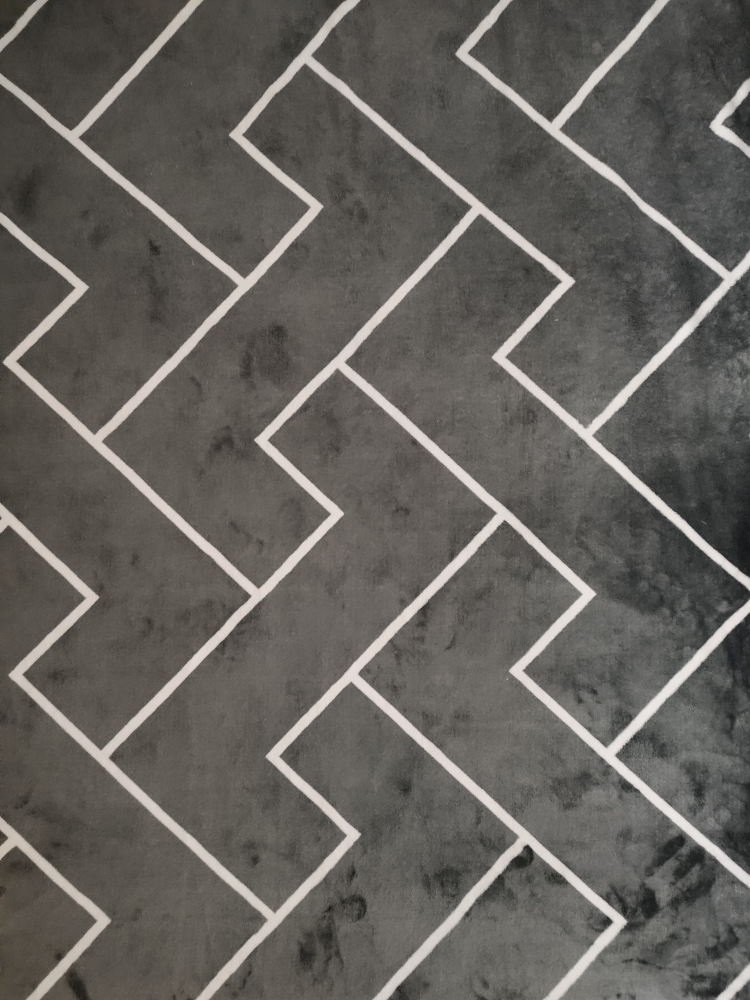
#> input picture 111.jpg, 3000 x 4000 px (shown at 1/4 size)
$ python 'opencv_5边缘检测.py'   (older library calls are emulated)
#> lines starting #> are read from the running program, lines starting #| are printed output that depends on the picture; after the words box and inside, x2 and y2 are one past the last pixel; in counts of white or black regions, pixels touching at a corner belong together
import cv2
import matplotlib.pyplot as plt
import numpy as np
import os
os.environ["CUDA_VISIBLE_DEVICES"] = "-1"
os.environ['TF_CPP_MIN_LOG_LEVEL'] = '2'

#cv图片展示通用代码
def cv_show(name,img):
    cv2.imshow(name, img)
    cv2.waitKey(0)  # 等待时间毫秒级，2000ms,0表示任意键终止
    cv2.destroyAllWindows()
#cv颜色通道转成plt颜色通道
def cv_plt(img):
    b, g, r = cv2.split(img)
    img_plt = cv2.merge([r, g, b])
    return img_plt

# img = cv2.imread('opencv_cat.jpg')
# img_gray = cv2.imread('opencv_cat.jpg',cv2.IMREAD_GRAYSCALE)
img = cv2.imread('111.jpg')
#> img is the input picture: shape (4000, 3000, 3); mean B, G, R 92.9, 97.6, 100.6
img_gray = cv2.imread('111.jpg',cv2.IMREAD_GRAYSCALE)
#> img_gray: shape (4000, 3000); min 9, max 237, mean 97.9
'''
=================canny边缘检测==================
cv2.Canny(image, threshold1, threshold2)

        threshold1: minval下界
        threshold2: maxval上界

只保留上界与下界之间的部分。
'''
# [5 lines of commented-out code are left out]


'''
=================高斯金字塔——边缘检测==================
'''
# [25 lines of commented-out code are left out]


'''
=================拉普拉斯金字塔——边缘检测==================
Li=img-PyrUp(PyrDown(img))
'''


'''
=================轮廓检测==================
cv2.findContours(img,mode,method)

mode:轮廓检索模式
        •RETR_EXTERNAL：只检索最外侧的轮廓
        •RETR_LIST：检索所有轮廓并保存到一条链表
        •RETR_CCOMP：检索所有轮廓并将他们组织为两层：顶层是各部分的外界边界，第他们组织为两层：顶层是各部分的外界边界，第二层是空洞的边界
        •RETR_TREE：检索所有轮廓，并重构嵌套轮廓的整个层次

method：轮廓逼近方法
        •CHAIN_APPROX_NONE：以Freeman链码的方式输出轮廓，所有其他方式输出多边形（顶点的序列）。
        •CHAIN_APPROX_SIMPLE：压缩水平垂直和斜的部分，函数只保留他们的终点部分。
'''
ret,thresh = cv2.threshold(img_gray,127,255,cv2.THRESH_BINARY)
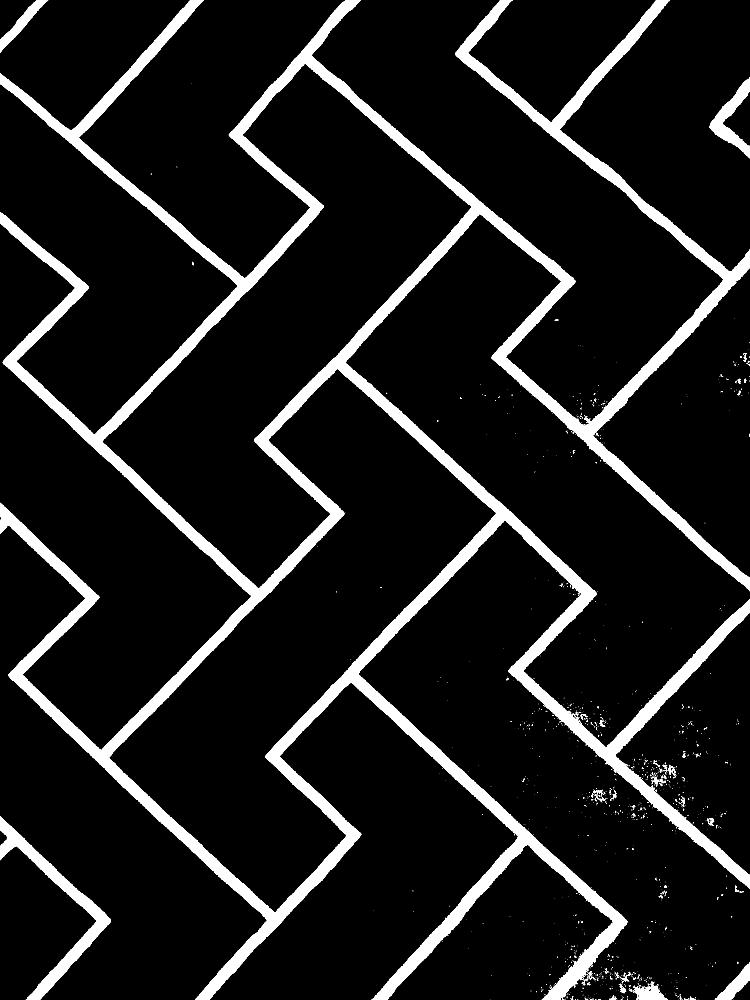
#> thresh: shape (4000, 3000) (shown at 1/4 size); 10.2% white; 1575 white regions (1459 under 20 px)
cv_show('thresh',thresh)

binary,contours,hierarchy = cv2.findContours(thresh,cv2.RETR_TREE,cv2.CHAIN_APPROX_NONE)
#> contours = 1710 contours, 1637 with area under 20; largest, box (x1, y1, x2, y2) and area: (0, 0, 3000, 4000) 3350734, (435, 1475, 1987, 3651) 1155088, (409, 254, 1887, 2355) 1082891, (0, 3264, 444, 4000) 43324, (2837, 309, 3000, 633) 15417


'''
=================绘制轮廓==================
传入绘制图像，轮廓，轮廓索引，颜色模式，线条厚度，注意copy
-1所有轮廓，（0，0，255）BGR 4线条宽度
cv2.drawContours(image, contours, contourIdx, color)
'''
draw_img = img.copy()
res = cv2.drawContours(draw_img,contours,-1,(0,0,255),4)
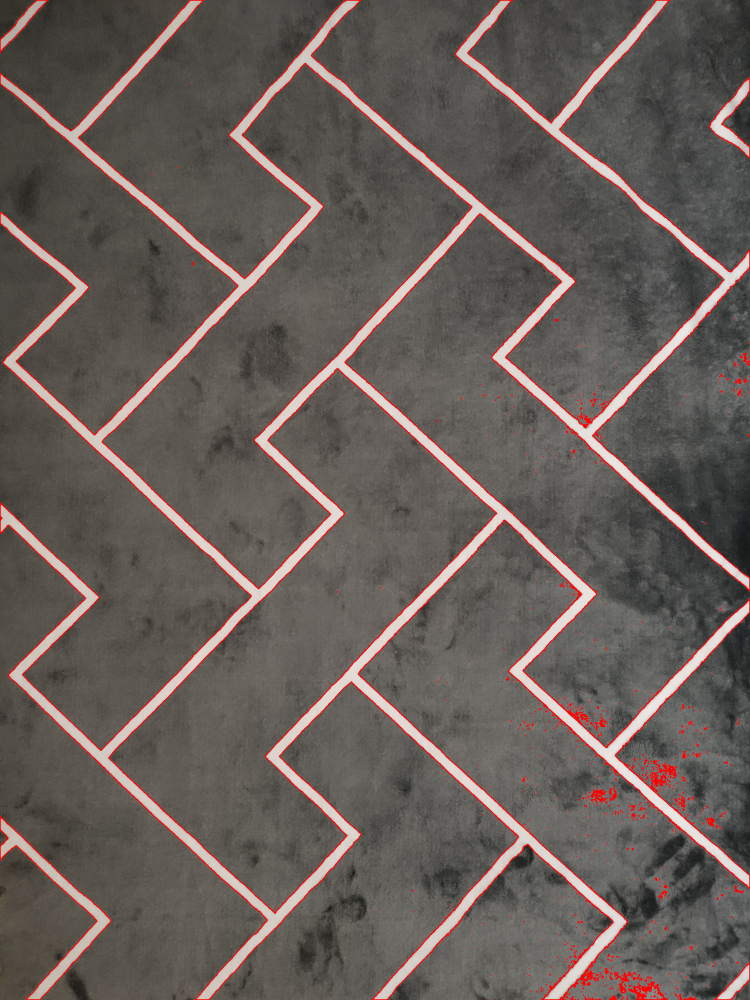
#> res: shape (4000, 3000, 3) (shown at 1/4 size); mean B, G, R 89.6, 94.2, 103.5
cv_show('res',res)


'''
=================轮廓面积与周长==================
'''
cnt = contours[0]
#> cnt = [[2934, 3999]]
#面积
cv2.contourArea(cnt)
#周长，True表示闭合的
cv2.arcLength(cnt,True)


'''
=================轮廓近似==================
'''
epsilon = 0.01*cv2.arcLength(cnt,True)#0.1粗糙
#> epsilon = 0
approx = cv2.approxPolyDP(cnt,epsilon,True)
#> approx = [[2934, 3999]]

res = cv2.drawContours(draw_img,[approx],-1,(0,0,255),4)
cv_show('res',res)


'''
=================轮廓外接矩形==================
'''
area = cv2.contourArea(cnt)
#> area = 0
x,y,w,h = cv2.boundingRect(cnt)
#> x = 2934; y = 3999; w = 1; h = 1
img_box = cv2.rectangle(img,(x,y),(x+w,y+h),(0,255,0),2)
cv_show('img_box',img_box)

rect_area = w*h
#> rect_area = 1
extent = float(area)/ rect_area
#> extent = 0
print('轮廓面积与边界矩形',extent)
#| 轮廓面积与边界矩形 0.0


'''
=================轮廓外接圆==================
'''
(x,y),radius = cv2.minEnclosingCircle(cnt)
#> radius = 0.0001
center = (int(x),int(y))
#> center = (2934, 3999)
radius = int(radius)
#> radius = 0
img_circle = cv2.circle(img,center,radius,(0,255,0),2)
cv_show('img_circle',img_circle)

$ run again, with opencv_cat.jpg copied over 111.jpg
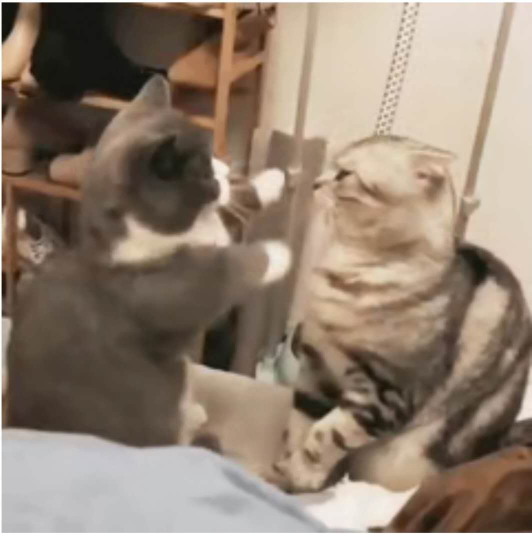
#> input picture opencv_cat.jpg, 1064 x 1068 px (shown at 1/2 size)
#> img is the input picture: shape (1068, 1064, 3); mean B, G, R 112, 127.8, 144.8
#> `ret,thresh = cv2.threshold(img_gray,127,255,cv2.THRESH_BINARY)`:
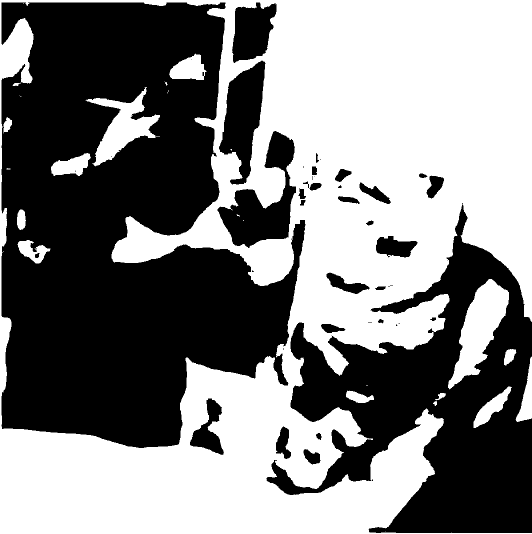
#> thresh: shape (1068, 1064) (shown at 1/2 size); 50.8% white; 43 black regions (14 under 20 px)
#> contours = 78 contours, 33 with area under 20; largest, box (x1, y1, x2, y2) and area: (0, 0, 1064, 1068) 966288, (2, 4, 612, 897) 377722, (434, 261, 593, 497) 15650, (437, 120, 532, 370) 12930, (896, 558, 1018, 779) 11466
#> `res = cv2.drawContours(draw_img,contours,-1,(0,0,255),4)`:
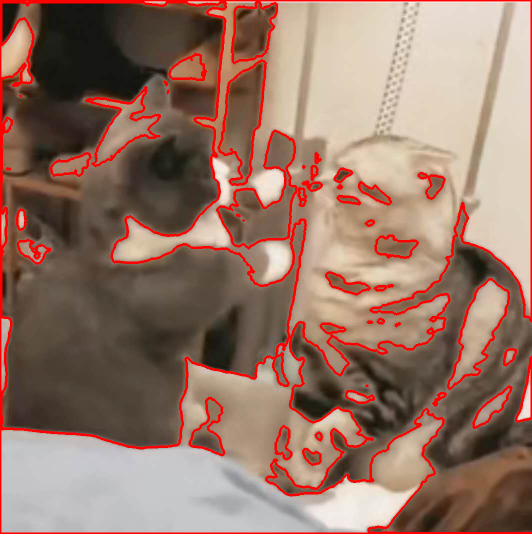
#> res: shape (1068, 1064, 3) (shown at 1/2 size); mean B, G, R 103.4, 117.9, 151.2
#> cnt = [[771, 1063]]
#> epsilon = 0
#> approx = [[771, 1063]]
#> area = 0
#> x = 771; y = 1063; w = 1
#> extent = 0
#| 轮廓面积与边界矩形 0.0
#> `(x,y),radius = cv2.minEnclosingCircle(cnt)`: radius = 0.0001
#> center = (771, 1063)
#> `radius = int(radius)`: radius = 0

$ run again, with 333.jpg copied over 111.jpg
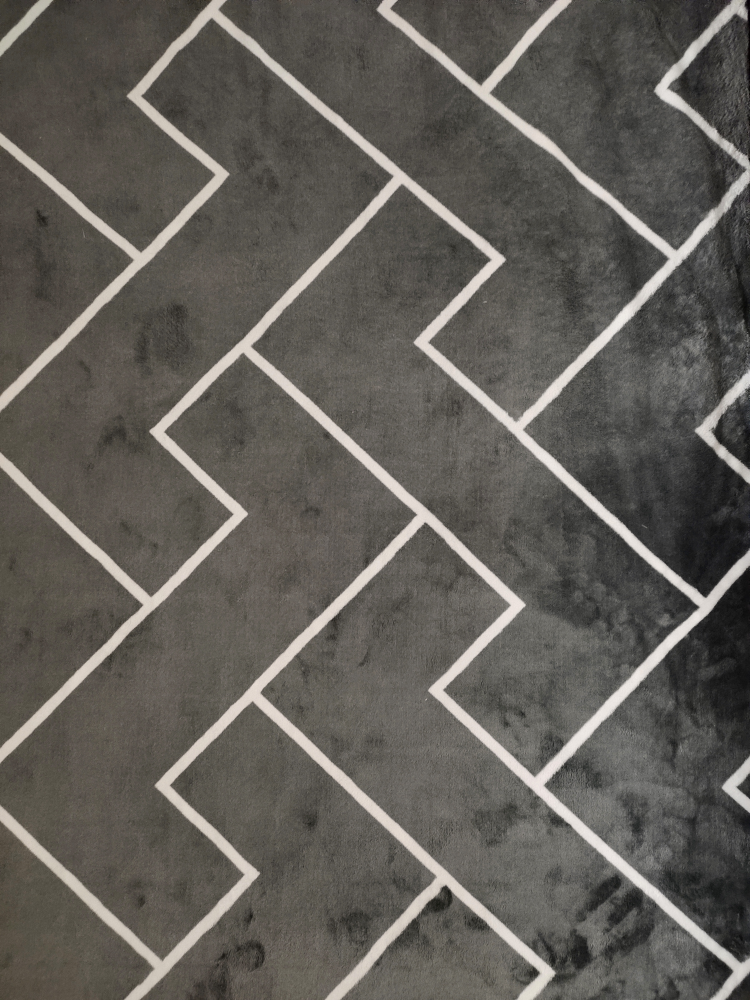
#> input picture 333.jpg, 3000 x 4000 px (shown at 1/4 size)
#> img is the input picture: shape (4000, 3000, 3); mean B, G, R 88.7, 94.3, 97.7
#> `ret,thresh = cv2.threshold(img_gray,127,255,cv2.THRESH_BINARY)`:
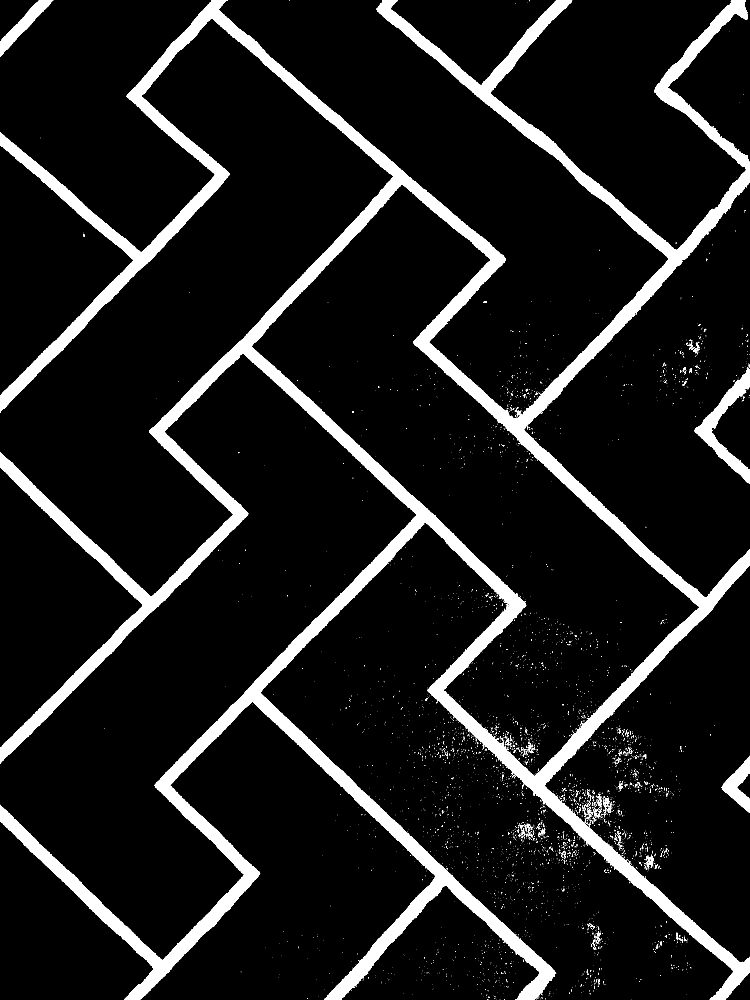
#> thresh: shape (4000, 3000) (shown at 1/4 size); 10.2% white; 4701 white regions (4518 under 20 px)
#> contours = 4807 contours, 4741 with area under 20; largest, box (x1, y1, x2, y2) and area: (0, 0, 3000, 4000) 2492769, (1005, 737, 2799, 3108) 1357328, (2779, 1470, 3000, 1935) 22816, (0, 0, 213, 226) 10894, (2887, 3023, 3000, 3252) 10409
#> `res = cv2.drawContours(draw_img,contours,-1,(0,0,255),4)`:
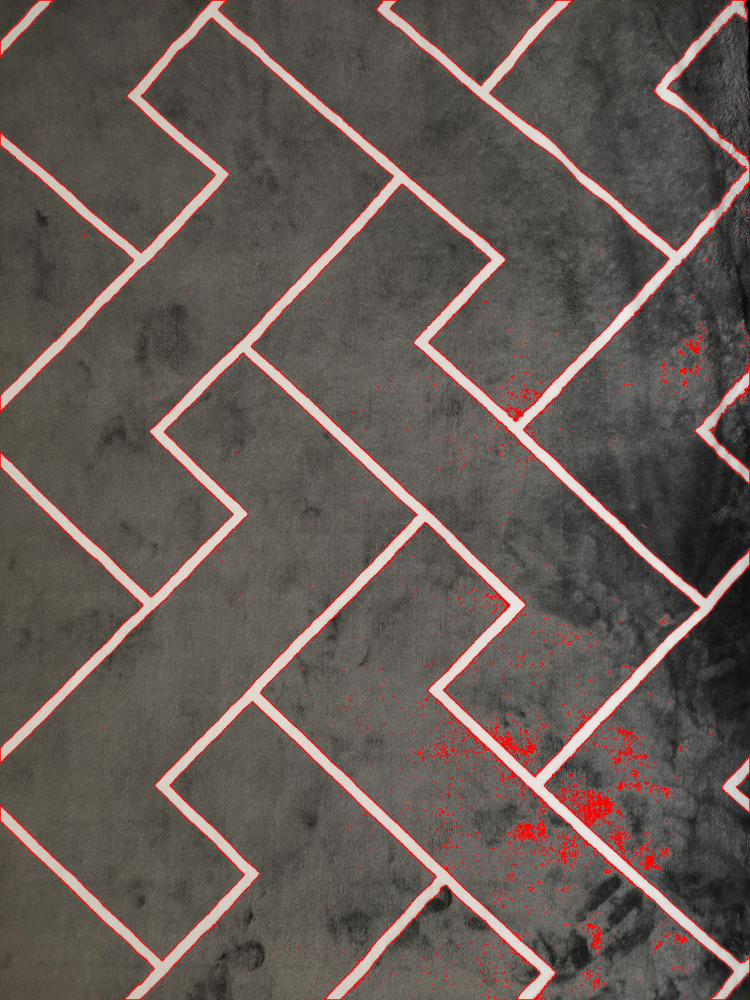
#> res: shape (4000, 3000, 3) (shown at 1/4 size); mean B, G, R 85, 90.4, 101.2
#> cnt = [[2182, 3999]]
#> epsilon = 0
#> approx = [[2182, 3999]]
#> area = 0
#> x = 2182; y = 3999; w = 1
#> extent = 0
#| 轮廓面积与边界矩形 0.0
#> `(x,y),radius = cv2.minEnclosingCircle(cnt)`: radius = 0.0001
#> center = (2182, 3999)
#> `radius = int(radius)`: radius = 0
